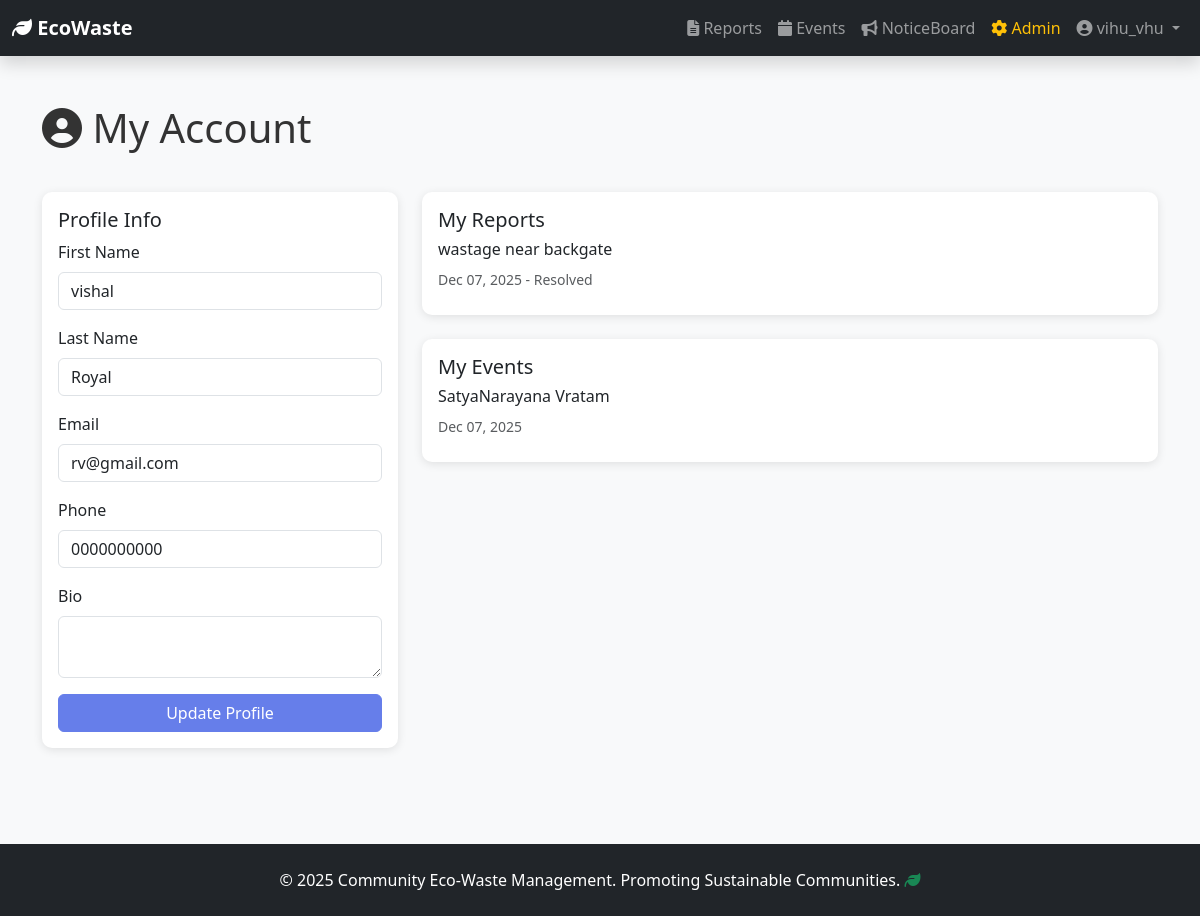
/account/ (signed in), run on the app's committed database.
### users/models.py (models this page shows, shortened)
class CustomUser(AbstractUser):
    ROLE_CHOICES = (
        ('user', 'Community Member'),
        ('admin', 'Community Head (Admin)'),
    )
    role = models.CharField(max_length=10, choices=ROLE_CHOICES, default='user')
    is_approved = models.BooleanField(default=False)
    phone = models.CharField(max_length=15, blank=True, null=True)
    address = models.TextField(blank=True, null=True)
    profile_picture = models.ImageField(upload_to='profile_pics/', blank=True, null=True)
    community_name = models.CharField(max_length=255, blank=True, null=True)
    joined_date = models.DateTimeField(auto_now_add=True)
    bio = models.TextField(blank=True, null=True)
    class Meta:
        ordering = ['-joined_date']
        verbose_name_plural = "Users"
    def is_community_admin(self):
        return self.role == 'admin' and self.is_approved

### reports/models.py (models this page shows, shortened)
class Report(models.Model):
    REPORT_TYPE_CHOICES = (
        ('home', 'Home (Private)'),
        ('community', 'Community (Public)'),
    )
    STATUS_CHOICES = (
        ('pending', 'Pending'),
        ('resolved', 'Resolved'),
        ('in_progress', 'In Progress'),
    )
    title = models.CharField(max_length=255)
    description = models.TextField()
    report_type = models.CharField(max_length=10, choices=REPORT_TYPE_CHOICES, default='community')
    status = models.CharField(max_length=20, choices=STATUS_CHOICES, default='pending')
    location = models.CharField(max_length=255, blank=True, null=True)
    photo = models.ImageField(upload_to='reports/photos/', blank=True, null=True)
    video = models.FileField(upload_to='reports/videos/', blank=True, null=True)
    created_by = models.ForeignKey(User, on_delete=models.CASCADE, related_name='reports')
    created_at = models.DateTimeField(auto_now_add=True)
    updated_at = models.DateTimeField(auto_now=True)
    resolved_by = models.ForeignKey(User, on_delete=models.SET_NULL, null=True, blank=True, related_name='resolved_reports')
    resolved_at = models.DateTimeField(null=True, blank=True)
    class Meta:
        ordering = ['-created_at']

### events/models.py (models this page shows, shortened)
class Event(models.Model):
    title = models.CharField(max_length=255)
    description = models.TextField()
    location = models.CharField(max_length=255, blank=True, null=True)
    event_date = models.DateField(blank=True, null=True)
    event_time = models.TimeField(blank=True, null=True)
    duration = models.CharField(max_length=100, blank=True, null=True)
    photo = models.ImageField(upload_to='events/photos/', blank=True, null=True)
    created_by = models.ForeignKey(User, on_delete=models.CASCADE, related_name='events')
    created_at = models.DateTimeField(auto_now_add=True)
    updated_at = models.DateTimeField(auto_now=True)
    is_active = models.BooleanField(default=True)
    class Meta:
        ordering = ['-created_at']

### users/views.py (the view, shortened to what this page needs)
# urls.py: path('account/', views.account_profile, name='account'),
@login_required(login_url='users:login')
def account_profile(request):
    if not request.user.is_approved:
        return redirect('users:pending')
    user_reports = Report.objects.filter(created_by=request.user)
    user_events = Event.objects.filter(created_by=request.user)
    context = {
        'user_reports': user_reports,
        'user_events': user_events,
        'admin_info': CustomUser.objects.filter(role='admin', is_approved=True).first(),
    }
    return render(request, 'users/account.html', context)

### templates/users/account.html (shortened to what this page needs)
{% extends 'base/base.html' %}
{% block content %}
<div class="container py-5">
    <div class="row mb-4">
        <div class="col-12">
            <h1 class="mb-3"><i class="fas fa-user-circle"></i> My Account</h1>
        </div>
    </div>
    <div class="row">
        <div class="col-md-4">
            <div class="card">
                <div class="card-body">
                    <h5 class="card-title">Profile Info</h5>
                    <form method="post">
                        <div class="mb-3">
                            <label for="first_name" class="form-label">First Name</label>
                            <input type="text" class="form-control" id="first_name" name="first_name" value="{{ user.first_name }}">
                        </div>
                        <div class="mb-3">
                            <label for="last_name" class="form-label">Last Name</label>
                            <input type="text" class="form-control" id="last_name" name="last_name" value="{{ user.last_name }}">
                        </div>
                        <div class="mb-3">
                            <label for="email" class="form-label">Email</label>
                            <input type="email" class="form-control" id="email" name="email" value="{{ user.email }}">
                        </div>
                        <div class="mb-3">
                            <label for="phone" class="form-label">Phone</label>
                            <input type="tel" class="form-control" id="phone" name="phone" value="{{ user.phone|default:'' }}">
                        </div>
                        <div class="mb-3">
                            <label for="bio" class="form-label">Bio</label>
                            <textarea class="form-control" id="bio" name="bio">{{ user.bio|default:'' }}</textarea>
                        </div>
                        <button type="submit" class="btn btn-primary w-100">Update Profile</button>
                    </form>
                </div>
            </div>
        </div>
        <div class="col-md-8">
            <div class="card mb-4">
                <div class="card-body">
                    <h5 class="card-title">My Reports</h5>
                    {% for report in user_reports %}
                        <div class="mb-2">
                            <h6>{{ report.title }}</h6>
                            <small class="text-muted">{{ report.created_at|date:"M d, Y" }} - {{ report.get_status_display }}</small>
                        </div>
                    {% empty %}
                        <p class="text-muted">No reports yet.</p>
                    {% endfor %}
                </div>
            </div>
            <div class="card">
                <div class="card-body">
                    <h5 class="card-title">My Events</h5>
                    {% for event in user_events %}
                        <div class="mb-2">
                            <h6>{{ event.title }}</h6>
                            <small class="text-muted">{{ event.created_at|date:"M d, Y" }}</small>
                        </div>
                    {% empty %}
                        <p class="text-muted">No events yet.</p>
                    {% endfor %}
                </div>
            </div>
        </div>
    </div>
</div>
{% endblock %}

### templates/components/navbar.html (shortened to what this page needs)
<nav class="navbar navbar-expand-lg navbar-dark bg-dark shadow">
    <div class="container-fluid">
        <a class="navbar-brand fw-bold" href="{% url 'users:dashboard' %}">
            <i class="fas fa-leaf"></i> EcoWaste
        </a>
        <div class="collapse navbar-collapse" id="navbarNav">
            <ul class="navbar-nav ms-auto">
                <li class="nav-item">
                    <a class="nav-link" href="{% url 'reports:report_list' %}"><i class="fas fa-file-alt"></i> Reports</a>
                </li>
                <li class="nav-item">
                    <a class="nav-link" href="{% url 'events:event_list' %}"><i class="fas fa-calendar"></i> Events</a>
                </li>
                <li class="nav-item">
                    <a class="nav-link" href="{% url 'users:noticeboard' %}"><i class="fas fa-bullhorn"></i> NoticeBoard</a>
                </li>
                {% if user.is_community_admin %}
                    <li class="nav-item">
                        <a class="nav-link text-warning" href="{% url 'users:admin_dashboard' %}"><i class="fas fa-cog"></i> Admin</a>
                    </li>
                {% endif %}
                <li class="nav-item dropdown">
                    <a class="nav-link dropdown-toggle" href="#" id="userDropdown" role="button" data-bs-toggle="dropdown">
                        <i class="fas fa-user-circle"></i> {{ user.username }}
                    </a>
                </li>
            </ul>
        </div>
    </div>
</nav>

### static/css/style.css (style rules this page uses)
:root { --primary-color: #667eea; --secondary-color: #764ba2; --success-color: #10b981; --danger-color: #ef4444; --warning-color: #f59e0b; --info-color: #3b82f6; }
* { margin: 0; padding: 0; box-sizing: border-box; }
html, body { height: 100%; }
body { font-family: 'Segoe UI', Tahoma, Geneva, Verdana, sans-serif; background-color: #f8f9fa; color: #333; display: flex; flex-direction: column; }
.card { border: none; border-radius: 10px; box-shadow: 0 2px 10px rgba(0,0,0,0.1); transition: transform 0.3s, box-shadow 0.3s; }
.btn-primary { background-color: var(--primary-color); border-color: var(--primary-color); }
.navbar { box-shadow: 0 2px 10px rgba(0,0,0,0.1); }

### data on the page
CustomUser: username "vihu_vhu", first_name "vishal", last_name "Royal", email "rv@gmail.com", phone "0000000000"
Report: title "wastage near backgate", created_at "Dec 07, 2025", status "Resolved"
Event: title "SatyaNarayana Vratam", created_at "Dec 07, 2025"
